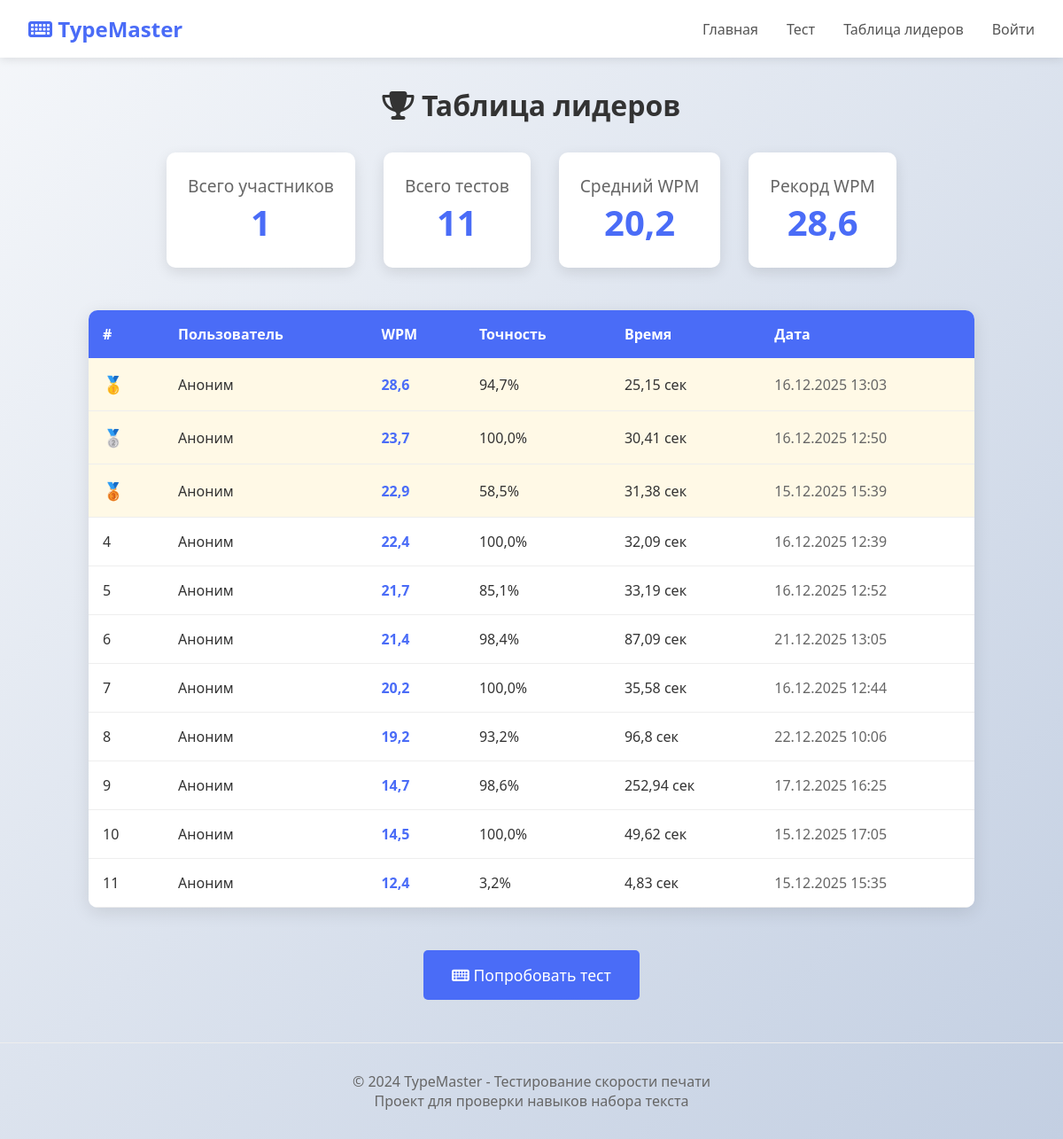
Page /leaderboard/ on the committed database.
### typetester/models.py (models this page shows, shortened)
class TypingTestResult(models.Model):
    user = models.ForeignKey(User, on_delete=models.CASCADE, null=True, blank=True, verbose_name="Пользователь")
    text_sample = models.ForeignKey(TextSample, on_delete=models.SET_NULL, null=True, verbose_name="Текст теста")
    wpm = models.FloatField(verbose_name="Слов в минуту (WPM)")
    accuracy = models.FloatField(verbose_name="Точность (%)")
    words_count = models.IntegerField(verbose_name="Количество слов")
    time_seconds = models.FloatField(verbose_name="Время (сек)")
    mistakes_count = models.IntegerField(verbose_name="Количество ошибок")
    ip_address = models.GenericIPAddressField(null=True, blank=True, verbose_name="IP адрес")
    user_agent = models.TextField(blank=True, verbose_name="User Agent")
    created_at = models.DateTimeField(auto_now_add=True, verbose_name="Дата теста")
    class Meta:
        verbose_name = "Результат теста"
        verbose_name_plural = "Результаты тестов"
        ordering = ['-created_at']

### typetester/views.py (the view)
# urls.py: path('leaderboard/', views.leaderboard, name='leaderboard'),
def leaderboard(request):
    top_results = TypingTestResult.objects.all().order_by('-wpm')[:50]
    total_users = TypingTestResult.objects.values('user').distinct().count()
    total_tests = TypingTestResult.objects.count()
    stats = TypingTestResult.objects.aggregate(
        avg_wpm=Avg('wpm'),
        avg_accuracy=Avg('accuracy'),
        max_wpm=Max('wpm')
    )
    context = {
        'results': top_results,
        'total_users': total_users,
        'total_tests': total_tests,
        'avg_wpm': round(stats['avg_wpm'] or 0, 1),
        'avg_accuracy': round(stats['avg_accuracy'] or 0, 1),
        'max_wpm': round(stats['max_wpm'] or 0, 1),
    }
    return render(request, 'typetester/results.html', context)

### typetester/templates/typetester/results.html (shortened to what this page needs)
   {% extends 'typetester/base.html' %}
{% block content %}
<div style="max-width: 1000px; margin: 0 auto;">
    <h1 style="text-align: center; margin-bottom: 2rem; color: #333;">
        <i class="fas fa-trophy"></i> Таблица лидеров
    </h1>
    <div style="display: flex; justify-content: center; gap: 2rem; margin-bottom: 3rem; flex-wrap: wrap;">
        <div style="background: white; padding: 1.5rem; border-radius: 10px; box-shadow: 0 5px 15px rgba(0,0,0,0.1); text-align: center;">
            <div style="font-size: 1.2rem; color: #666;">Всего участников</div>
            <div style="font-size: 2.5rem; font-weight: bold; color: #4a6cf7;">{{ total_users }}</div>
        </div>
        <div style="background: white; padding: 1.5rem; border-radius: 10px; box-shadow: 0 5px 15px rgba(0,0,0,0.1); text-align: center;">
            <div style="font-size: 1.2rem; color: #666;">Всего тестов</div>
            <div style="font-size: 2.5rem; font-weight: bold; color: #4a6cf7;">{{ total_tests }}</div>
        </div>
        <div style="background: white; padding: 1.5rem; border-radius: 10px; box-shadow: 0 5px 15px rgba(0,0,0,0.1); text-align: center;">
            <div style="font-size: 1.2rem; color: #666;">Средний WPM</div>
            <div style="font-size: 2.5rem; font-weight: bold; color: #4a6cf7;">{{ avg_wpm }}</div>
        </div>
        <div style="background: white; padding: 1.5rem; border-radius: 10px; box-shadow: 0 5px 15px rgba(0,0,0,0.1); text-align: center;">
            <div style="font-size: 1.2rem; color: #666;">Рекорд WPM</div>
            <div style="font-size: 2.5rem; font-weight: bold; color: #4a6cf7;">{{ max_wpm }}</div>
        </div>
    </div>
    <div style="background: white; border-radius: 10px; overflow: hidden; box-shadow: 0 5px 20px rgba(0,0,0,0.1);">
        <table style="width: 100%; border-collapse: collapse;">
            <thead>
                <tr style="background: #4a6cf7; color: white;">
                    <th style="padding: 1rem; text-align: left;">#</th>
                    <th style="padding: 1rem; text-align: left;">Пользователь</th>
                    <th style="padding: 1rem; text-align: left;">WPM</th>
                    <th style="padding: 1rem; text-align: left;">Точность</th>
                    <th style="padding: 1rem; text-align: left;">Время</th>
                    <th style="padding: 1rem; text-align: left;">Дата</th>
                </tr>
            </thead>
            <tbody>
                {% for result in results %}
                {% if forloop.counter <= 3 %}
                <tr style="border-bottom: 1px solid #eee; background: #fff9e6;">
                {% else %}
                <tr style="border-bottom: 1px solid #eee;">
                {% endif %}
                    <td style="padding: 1rem;">
                        {% if forloop.counter == 1 %}
                            <span style="color: gold; font-size: 1.2rem;">🥇</span>
                        {% elif forloop.counter == 2 %}
                            <span style="color: silver; font-size: 1.2rem;">🥈</span>
                        {% elif forloop.counter == 3 %}
                            <span style="color: #cd7f32; font-size: 1.2rem;">🥉</span>
                        {% else %}
                            {{ forloop.counter }}
                        {% endif %}
                    </td>
                    <td style="padding: 1rem;">
                        {% if result.user %}
                            {{ result.user.username }}
                        {% else %}
                            Аноним
                        {% endif %}
                    </td>
                    <td style="padding: 1rem; font-weight: bold; color: #4a6cf7;">
                        {{ result.wpm }}
                    </td>
                    <td style="padding: 1rem;">
                        {{ result.accuracy }}%
                    </td>
                    <td style="padding: 1rem;">
                        {{ result.time_seconds }} сек
                    </td>
                    <td style="padding: 1rem; color: #666;">
                        {{ result.created_at|date:"d.m.Y H:i" }}
                    </td>
                </tr>
                {% empty %}
                <tr>
                    <td colspan="6" style="padding: 2rem; text-align: center; color: #666;">
                        Пока нет результатов. Будьте первым!
                    </td>
                </tr>
                {% endfor %}
            </tbody>
        </table>
    </div>
    <div style="text-align: center; margin-top: 3rem;">
        <a href="{% url 'typing_test' %}?difficulty=medium" class="btn" style="font-size: 1.1rem; padding: 1rem 2rem;">
            <i class="fas fa-keyboard"></i> Попробовать тест
        </a>
    </div>
</div>
{% endblock %}

### typetester/templates/typetester/base.html (shortened to what this page needs)
<!DOCTYPE html>
<html lang="ru">
<head>
    <link rel="stylesheet" href="https://cdnjs.cloudflare.com/ajax/libs/font-awesome/6.4.0/css/all.min.css">
</head>
<body>
    <nav class="navbar">
        <a href="{% url 'home' %}" class="logo">
            <i class="fas fa-keyboard"></i> TypeMaster
        </a>
        <div class="nav-links">
            <a href="{% url 'home' %}">Главная</a>
            <a href="{% url 'typing_test' %}?difficulty=easy">Тест</a>
            <a href="{% url 'leaderboard' %}">Таблица лидеров</a>
            {% if user.is_authenticated %}
                <a href="{% url 'my_results' %}">Мои результаты</a>
                <a href="/admin/logout/">Выйти ({{ user.username }})</a>
            {% else %}
                <a href="/admin/login/">Войти</a>
            {% endif %}
        </div>
    </nav>
    <main class="container">
        {% block content %}{% endblock %}
    </main>
    <footer class="footer">
        <p>© 2024 TypeMaster - Тестирование скорости печати</p>
        <p>Проект для проверки навыков набора текста</p>
    </footer>
</body>
</html>

### typetester/templates/typetester/base.html (style rules this page uses)
* { margin: 0; padding: 0; box-sizing: border-box; }
body { font-family: 'Segoe UI', Tahoma, Geneva, Verdana, sans-serif; background: linear-gradient(135deg, #f5f7fa 0%, #c3cfe2 100%); min-height: 100vh; color: #333; }
.navbar { background: white; box-shadow: 0 2px 10px rgba(0,0,0,0.1); padding: 1rem 2rem; display: flex; justify-content: space-between; align-items: center; }
.logo { font-size: 1.5rem; font-weight: bold; color: #4a6cf7; text-decoration: none; }
.nav-links { display: flex; gap: 2rem; }
.nav-links a { text-decoration: none; color: #555; font-weight: 500; transition: color 0.3s; }
.container { max-width: 1200px; margin: 2rem auto; padding: 0 1rem; }
.footer { text-align: center; padding: 2rem; margin-top: 3rem; color: #666; border-top: 1px solid #eee; }
.btn { display: inline-block; padding: 0.8rem 1.5rem; background: #4a6cf7; color: white; border: none; border-radius: 5px; text-decoration: none; font-weight: 500; cursor: pointer; transition: all 0.3s; }

### rows in the picture
TypingTestResult: shows "Аноним", wpm "28,6", accuracy "94,7", time_seconds "25,15", created_at "16.12.2025 13:03"
TypingTestResult: shows "Аноним", wpm "23,7", accuracy "100,0", time_seconds "30,41", created_at "16.12.2025 12:50"
TypingTestResult: shows "Аноним", wpm "22,9", accuracy "58,5", time_seconds "31,38", created_at "15.12.2025 15:39"
TypingTestResult: shows "Аноним", wpm "22,4", accuracy "100,0", time_seconds "32,09", created_at "16.12.2025 12:39"
TypingTestResult: shows "Аноним", wpm "21,7", accuracy "85,1", time_seconds "33,19", created_at "16.12.2025 12:52"
TypingTestResult: shows "Аноним", wpm "21,4", accuracy "98,4", time_seconds "87,09", created_at "21.12.2025 13:05"
TypingTestResult: shows "Аноним", wpm "20,2", accuracy "100,0", time_seconds "35,58", created_at "16.12.2025 12:44"
TypingTestResult: shows "Аноним", wpm "19,2", accuracy "93,2", time_seconds "96,8", created_at "22.12.2025 10:06"
TypingTestResult: shows "Аноним", wpm "14,7", accuracy "98,6", time_seconds "252,94", created_at "17.12.2025 16:25"
TypingTestResult: shows "Аноним", wpm "14,5", accuracy "100,0", time_seconds "49,62", created_at "15.12.2025 17:05"
TypingTestResult: shows "Аноним", wpm "12,4", accuracy "3,2", time_seconds "4,83", created_at "15.12.2025 15:35"

### other values in the picture
{{ total_users }} "1"
{{ total_tests }} "11"
{{ avg_wpm }} "20,2"
{{ max_wpm }} "28,6"
